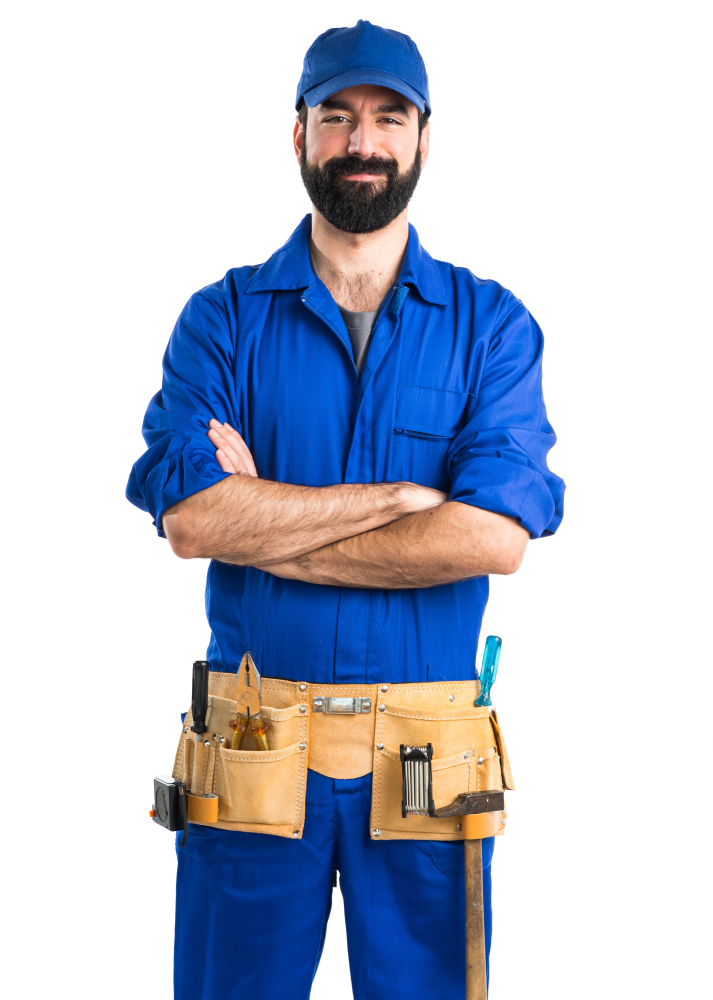
#> input picture image/plumber-with-his-arms-crossed.jpg, 4275 x 6000 px (shown at 1/6 size); the run also reads 1 picture not shown here
$ python app.py
#> lines starting #> are read from the running program, lines starting #| are printed output that depends on the picture
### utilities/text_to_image.py
import re
import random

from PIL import Image
from PIL import ImageFont
from PIL import ImageDraw


# [20 lines left out: function text_wrap, not called in this run]


def add_text_to_image(picture_path, template, fonts, font_size, path, temp):
#> called with fonts = './fonts/roboto-Black.ttf', font_size = 65, path = './image/demo.png', temp = './save/temp folder/temp.png'
    img = Image.open(path)
    img.save(temp)
    for k, v in template.items():
        if k == 'image':
            bg = Image.open(path)
            img2 = Image.open(picture_path).convert('RGBA')
            img2 = img2.resize(template[k][1])
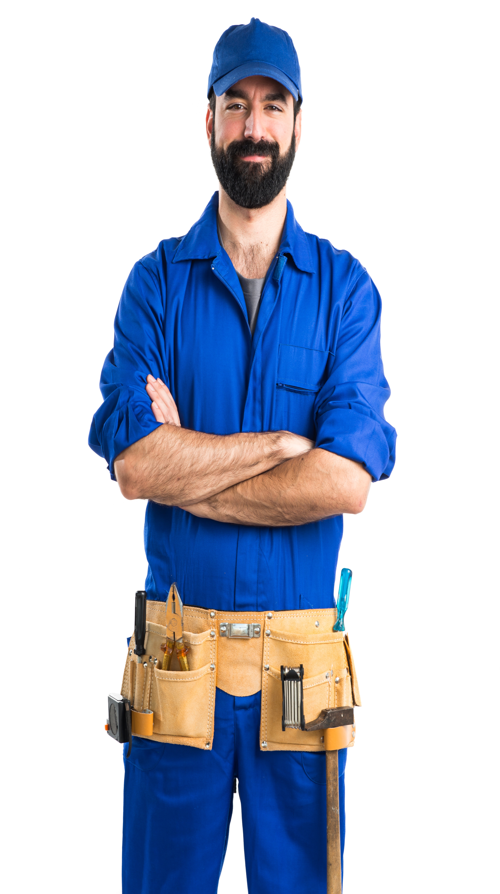
#> img2: PIL image 500x894 RGBA; mean R, G, B, A 186.2, 193.8, 210.5, 255
            bg.paste(img2, template[k][0])
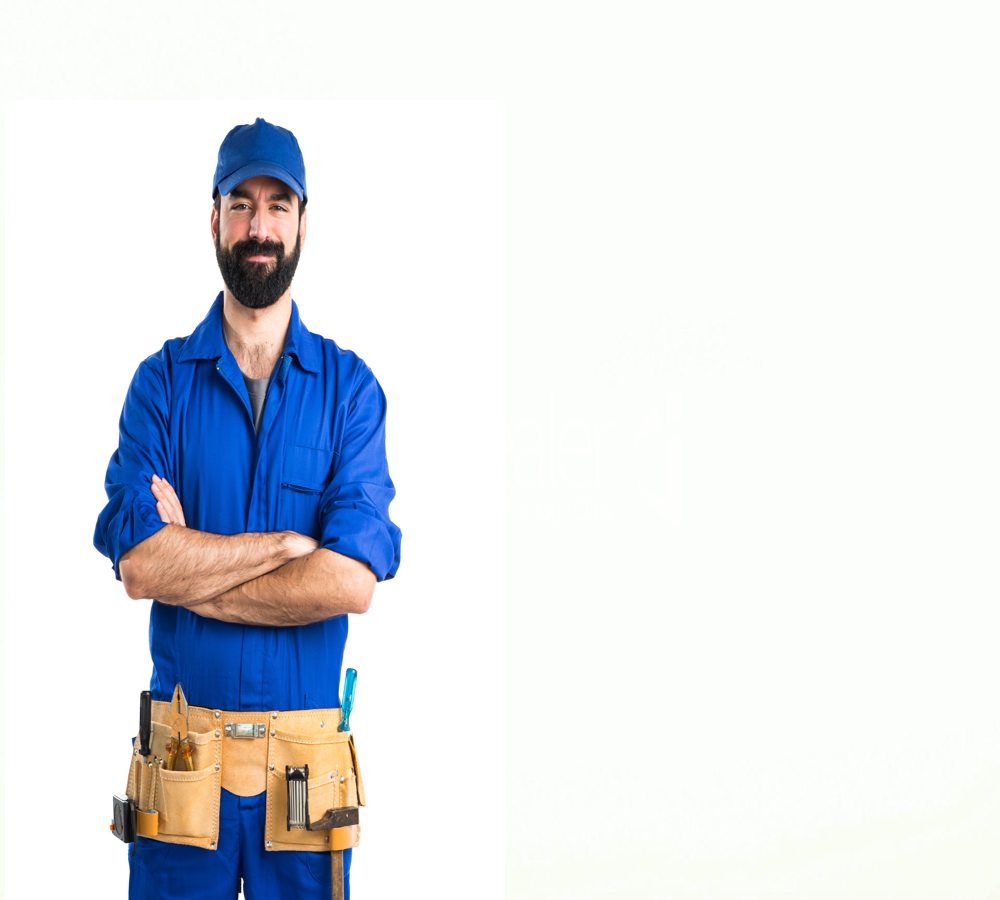
#> bg: PIL image 1000x900 RGB; mean R, G, B 224.3, 228.3, 233.1
            bg.save(temp)
        else:
#> (the run stopped early here; a loop or call above may not have finished)
